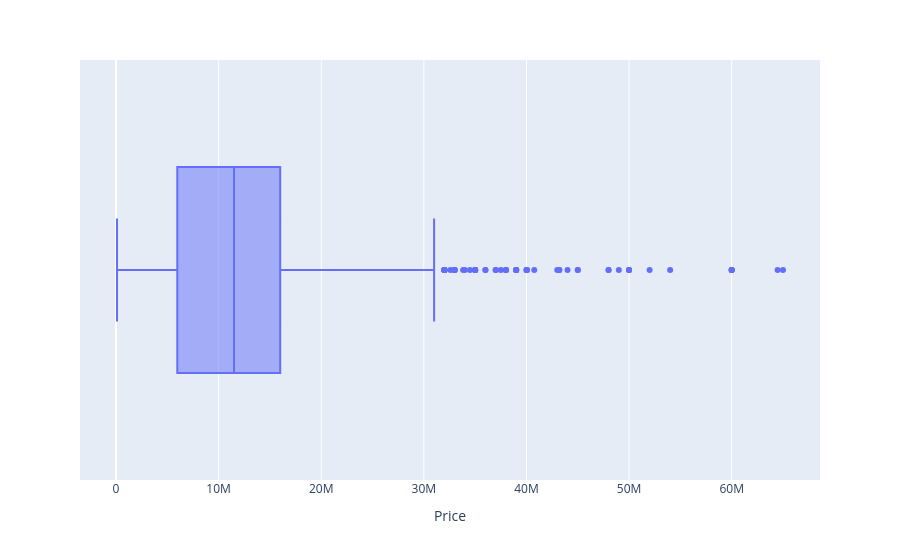

Here is the notebook cell this chart was saved with:
### Code cell
px.box(tagavill, x='Price')

### Figure 1 — Plotly figure (JSON) as saved in the notebook; plotly's stock layout.template omitted (floating-point values rounded to 4 significant figures; data arrays with more than 128 entries replaced by an {"elided": "..."} marker saying what was removed)
{"data": [{"alignmentgroup": "True", "hovertemplate": "Price=%{x}<extra></extra>", "legendgroup": "", "marker": {"color": "#636efa"}, "name": "", "notched": false, "offsetgroup": "", "orientation": "h", "showlegend": false, "type": "box", "x": {"elided": "1593 int values"}, "x0": " ", "xaxis": "x", "y0": " ", "yaxis": "y"}], "layout": {"boxmode": "group", "legend": {"tracegroupgap": 0}, "margin": {"t": 60}, "xaxis": {"anchor": "y", "domain": [0, 1], "title": {"text": "Price"}}, "yaxis": {"anchor": "x", "domain": [0, 1]}}}
